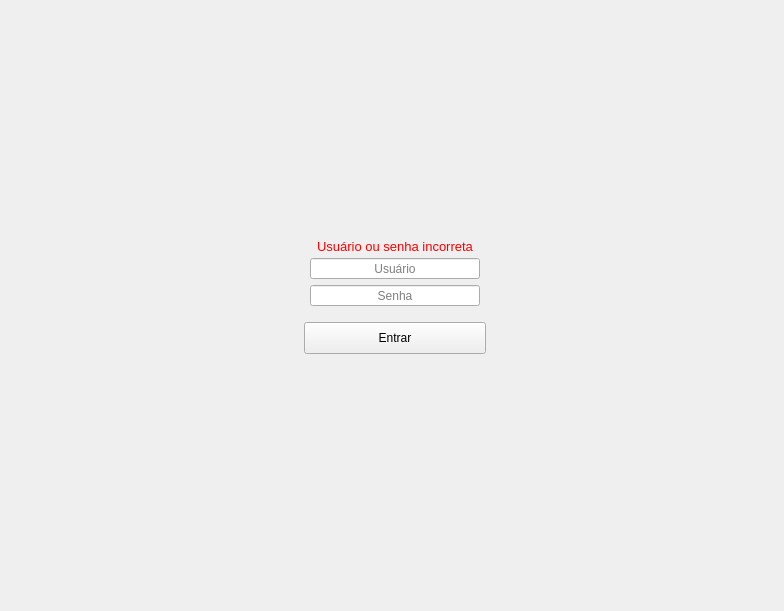
<?xml version="1.0" encoding="UTF-8"?>
<ui version="4.0">
 <class>MainWindow</class>
 <widget class="QMainWindow" name="MainWindow">
  <property name="geometry">
   <rect>
    <x>0</x>
    <y>0</y>
    <width>784</width>
    <height>611</height>
   </rect>
  </property>
  <property name="windowTitle">
   <string notr="true">Colégio Principia</string>
  </property>
  <property name="styleSheet">
   <string notr="true"/>
  </property>
  <widget class="QWidget" name="centralwidget">
   <layout class="QGridLayout" name="gridLayout_2">
    <item row="0" column="0">
     <layout class="QGridLayout" name="gridLayout">
      <item row="3" column="0" alignment="Qt::AlignBottom">
       <widget class="QLabel" name="copyright_label">
        <property name="sizePolicy">
         <sizepolicy hsizetype="Fixed" vsizetype="Fixed">
          <horstretch>0</horstretch>
          <verstretch>0</verstretch>
         </sizepolicy>
        </property>
        <property name="font">
         <font>
          <pointsize>12</pointsize>
         </font>
        </property>
        <property name="text">
         <string/>
        </property>
       </widget>
      </item>
      <item row="2" column="2">
       <spacer name="horizontalSpacer_2">
        <property name="orientation">
         <enum>Qt::Horizontal</enum>
        </property>
        <property name="sizeType">
         <enum>QSizePolicy::Minimum</enum>
        </property>
        <property name="sizeHint" stdset="0">
         <size>
          <width>200</width>
          <height>20</height>
         </size>
        </property>
       </spacer>
      </item>
      <item row="3" column="1">
       <spacer name="verticalSpacer_2">
        <property name="orientation">
         <enum>Qt::Vertical</enum>
        </property>
        <property name="sizeType">
         <enum>QSizePolicy::Minimum</enum>
        </property>
        <property name="sizeHint" stdset="0">
         <size>
          <width>20</width>
          <height>180</height>
         </size>
        </property>
       </spacer>
      </item>
      <item row="0" column="1">
       <layout class="QVBoxLayout" name="verticalLayout">
        <item>
         <spacer name="verticalSpacer_4">
          <property name="orientation">
           <enum>Qt::Vertical</enum>
          </property>
          <property name="sizeType">
           <enum>QSizePolicy::Minimum</enum>
          </property>
          <property name="sizeHint" stdset="0">
           <size>
            <width>20</width>
            <height>120</height>
           </size>
          </property>
         </spacer>
        </item>
        <item>
         <widget class="QLabel" name="logo_label">
          <property name="text">
           <string/>
          </property>
          <property name="alignment">
           <set>Qt::AlignCenter</set>
          </property>
         </widget>
        </item>
        <item>
         <spacer name="verticalSpacer">
          <property name="orientation">
           <enum>Qt::Vertical</enum>
          </property>
          <property name="sizeType">
           <enum>QSizePolicy::Minimum</enum>
          </property>
          <property name="sizeHint" stdset="0">
           <size>
            <width>20</width>
            <height>40</height>
           </size>
          </property>
         </spacer>
        </item>
        <item>
         <layout class="QGridLayout" name="gridLayout_4">
          <item row="2" column="1">
           <widget class="QLabel" name="mensagem_label">
            <property name="enabled">
             <bool>true</bool>
            </property>
            <property name="sizePolicy">
             <sizepolicy hsizetype="Expanding" vsizetype="Fixed">
              <horstretch>0</horstretch>
              <verstretch>0</verstretch>
             </sizepolicy>
            </property>
            <property name="minimumSize">
             <size>
              <width>0</width>
              <height>12</height>
             </size>
            </property>
            <property name="maximumSize">
             <size>
              <width>16777215</width>
              <height>12</height>
             </size>
            </property>
            <property name="font">
             <font>
              <pointsize>10</pointsize>
             </font>
            </property>
            <property name="styleSheet">
             <string notr="true">color: rgb(255, 0, 0);</string>
            </property>
            <property name="text">
             <string notr="true">Usuário ou senha incorreta</string>
            </property>
            <property name="alignment">
             <set>Qt::AlignCenter</set>
            </property>
           </widget>
          </item>
          <item row="2" column="0">
           <widget class="QLabel" name="label">
            <property name="sizePolicy">
             <sizepolicy hsizetype="Fixed" vsizetype="Fixed">
              <horstretch>0</horstretch>
              <verstretch>0</verstretch>
             </sizepolicy>
            </property>
            <property name="minimumSize">
             <size>
              <width>0</width>
              <height>12</height>
             </size>
            </property>
            <property name="maximumSize">
             <size>
              <width>0</width>
              <height>12</height>
             </size>
            </property>
            <property name="text">
             <string/>
            </property>
            <property name="indent">
             <number>0</number>
            </property>
           </widget>
          </item>
          <item row="2" column="2">
           <widget class="QLabel" name="label_2">
            <property name="sizePolicy">
             <sizepolicy hsizetype="Fixed" vsizetype="Fixed">
              <horstretch>0</horstretch>
              <verstretch>0</verstretch>
             </sizepolicy>
            </property>
            <property name="minimumSize">
             <size>
              <width>0</width>
              <height>12</height>
             </size>
            </property>
            <property name="maximumSize">
             <size>
              <width>0</width>
              <height>12</height>
             </size>
            </property>
            <property name="text">
             <string/>
            </property>
           </widget>
          </item>
         </layout>
        </item>
       </layout>
      </item>
      <item row="2" column="1">
       <layout class="QGridLayout" name="gridLayout_3">
        <property name="sizeConstraint">
         <enum>QLayout::SetMinimumSize</enum>
        </property>
        <item row="4" column="0" colspan="2" alignment="Qt::AlignHCenter">
         <widget class="QPushButton" name="login_btn">
          <property name="sizePolicy">
           <sizepolicy hsizetype="Fixed" vsizetype="Fixed">
            <horstretch>182</horstretch>
            <verstretch>32</verstretch>
           </sizepolicy>
          </property>
          <property name="minimumSize">
           <size>
            <width>182</width>
            <height>32</height>
           </size>
          </property>
          <property name="maximumSize">
           <size>
            <width>182</width>
            <height>32</height>
           </size>
          </property>
          <property name="cursor">
           <cursorShape>PointingHandCursor</cursorShape>
          </property>
          <property name="focusPolicy">
           <enum>Qt::WheelFocus</enum>
          </property>
          <property name="styleSheet">
           <string notr="true"/>
          </property>
          <property name="text">
           <string notr="true">Entrar</string>
          </property>
         </widget>
        </item>
        <item row="3" column="0" colspan="2">
         <spacer name="verticalSpacer_3">
          <property name="orientation">
           <enum>Qt::Vertical</enum>
          </property>
          <property name="sizeType">
           <enum>QSizePolicy::Maximum</enum>
          </property>
          <property name="sizeHint" stdset="0">
           <size>
            <width>20</width>
            <height>10</height>
           </size>
          </property>
         </spacer>
        </item>
        <item row="1" column="0" colspan="2" alignment="Qt::AlignHCenter">
         <widget class="QLineEdit" name="password_txtfield">
          <property name="sizePolicy">
           <sizepolicy hsizetype="Fixed" vsizetype="Fixed">
            <horstretch>179</horstretch>
            <verstretch>21</verstretch>
           </sizepolicy>
          </property>
          <property name="minimumSize">
           <size>
            <width>170</width>
            <height>21</height>
           </size>
          </property>
          <property name="maximumSize">
           <size>
            <width>170</width>
            <height>21</height>
           </size>
          </property>
          <property name="focusPolicy">
           <enum>Qt::WheelFocus</enum>
          </property>
          <property name="maxLength">
           <number>70</number>
          </property>
          <property name="echoMode">
           <enum>QLineEdit::Password</enum>
          </property>
          <property name="alignment">
           <set>Qt::AlignCenter</set>
          </property>
          <property name="placeholderText">
           <string notr="true">Senha</string>
          </property>
         </widget>
        </item>
        <item row="0" column="0" colspan="2" alignment="Qt::AlignHCenter">
         <widget class="QLineEdit" name="user_txtfield">
          <property name="sizePolicy">
           <sizepolicy hsizetype="Fixed" vsizetype="Fixed">
            <horstretch>179</horstretch>
            <verstretch>21</verstretch>
           </sizepolicy>
          </property>
          <property name="minimumSize">
           <size>
            <width>170</width>
            <height>21</height>
           </size>
          </property>
          <property name="maximumSize">
           <size>
            <width>170</width>
            <height>21</height>
           </size>
          </property>
          <property name="focusPolicy">
           <enum>Qt::WheelFocus</enum>
          </property>
          <property name="maxLength">
           <number>70</number>
          </property>
          <property name="alignment">
           <set>Qt::AlignCenter</set>
          </property>
          <property name="placeholderText">
           <string notr="true">Usuário</string>
          </property>
          <property name="clearButtonEnabled">
           <bool>false</bool>
          </property>
         </widget>
        </item>
       </layout>
      </item>
      <item row="2" column="0">
       <spacer name="horizontalSpacer">
        <property name="orientation">
         <enum>Qt::Horizontal</enum>
        </property>
        <property name="sizeType">
         <enum>QSizePolicy::Minimum</enum>
        </property>
        <property name="sizeHint" stdset="0">
         <size>
          <width>200</width>
          <height>20</height>
         </size>
        </property>
       </spacer>
      </item>
     </layout>
    </item>
   </layout>
  </widget>
 </widget>
 <tabstops>
  <tabstop>user_txtfield</tabstop>
  <tabstop>password_txtfield</tabstop>
  <tabstop>login_btn</tabstop>
 </tabstops>
 <resources/>
 <connections>
  <connection>
   <sender>password_txtfield</sender>
   <signal>returnPressed()</signal>
   <receiver>login_btn</receiver>
   <slot>click()</slot>
   <hints>
    <hint type="sourcelabel">
     <x>324</x>
     <y>266</y>
    </hint>
    <hint type="destinationlabel">
     <x>324</x>
     <y>346</y>
    </hint>
   </hints>
  </connection>
 </connections>
</ui>
